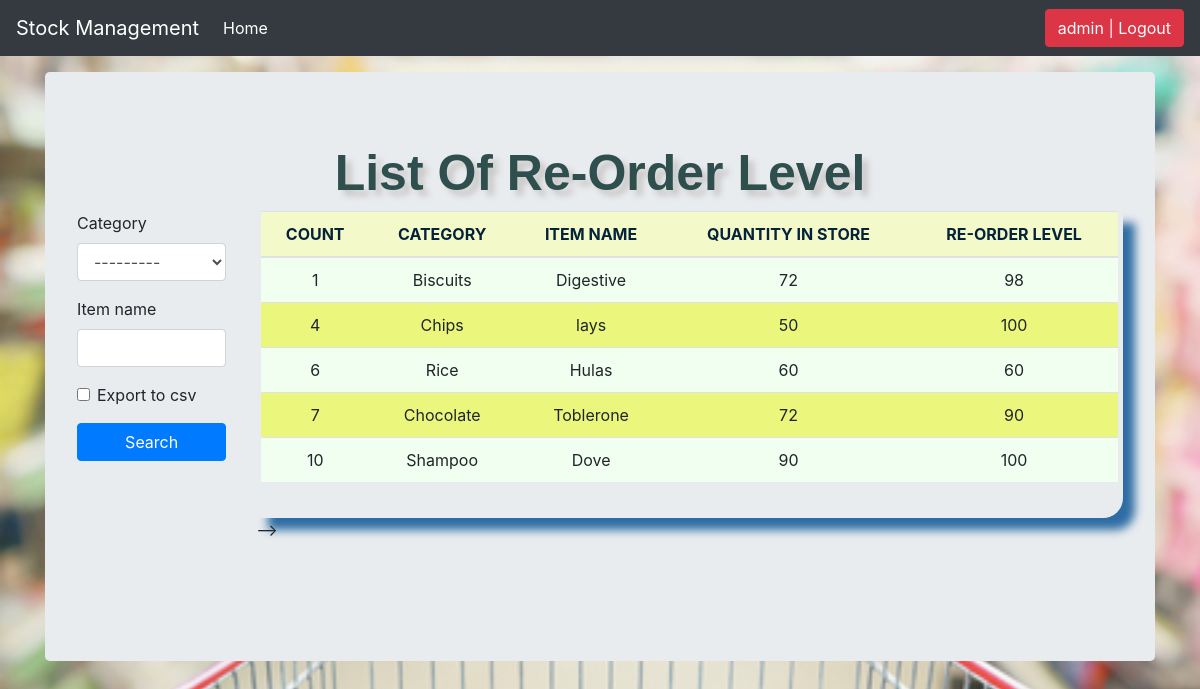
The app's page /re_level (signed in) with its own data.
### stockmanagement/models.py (models this page shows, shortened)
class Stock(models.Model):
	category = models.ForeignKey(Category, on_delete=models.CASCADE, blank=True)
	item_name = models.CharField(max_length=50, blank=True, null=True)
	quantity = models.IntegerField(default='0', blank=False, null=True)
	receive_quantity = models.IntegerField(default='0', blank=True, null=True)
	receive_by = models.CharField(max_length=50, blank=True, null=True)
	issue_quantity = models.IntegerField(default='0', blank=True, null=True)
	issue_by = models.CharField(max_length=50, blank=True, null=True)
	issue_to = models.CharField(max_length=50, blank=True, null=True)
	phone_number = models.CharField(max_length=50, blank=True, null=True)
	created_by = models.CharField(max_length=50, blank=True, null=True)
	reorder_level = models.IntegerField(default='0', blank=True, null=True)
	last_updated = models.DateTimeField(auto_now_add=False, auto_now=True)
	timestamp = models.DateTimeField(auto_now_add=True, auto_now=False)

class Category(models.Model):
	name = models.CharField(max_length=50, blank=True, null=True)
	def __str__(self):
		return self.name

### stockmanagement/views.py (the view, shortened to what this page needs)
# urls.py: path('re_level', views.re_level, name='re_level'),
@login_required
def re_level(request):
	header = 'List Of Re-Order Level'
	form = StockSearchForm(request.POST or None)
	queryset = Stock.objects.all()
	context = {
		"header": header,
		"queryset": queryset,
		"form": form,
	}
	form = StockSearchForm(request.POST or None)
	return render(request, "re_level.html", context)

### stockmanagement/forms.py
class StockSearchForm(forms.ModelForm):
    export_to_CSV = forms.BooleanField(required=False)
    class Meta:
        model = Stock
        fields = ['category', 'item_name']

### stockmanagement/templates/re_level.html (shortened to what this page needs)
{% load static %}
{% load crispy_forms_tags %}
<html lang="en">
  <head>
<link href="{% static 'css/stylesheet.css' %}" rel="stylesheet">
<link href="{% static 'css/bootstrap.min.css' %}" rel="stylesheet">
    <link href="{% static 'css/navbar-top-fixed.css' %}" rel="stylesheet">
  </head>
  <body>
    {% include 'navbar.html' %}
    <main role="main" class="container">
        <div class="jumbotron">
            <div class="header">{{header}}</div>
            <div class="row">
                <div class="col-sm-2">
                    <form method='POST' action=''>{% csrf_token %}
                        {{form|crispy}}
                        <input class="btn btn-primary mybutton" type="submit" value='Search'/>
                    </form>
                    <br><br>
                    <br>
                    </a><br><br>
                </div>
                <br>
                <div class="col-sm-10">
                    <div class="display_table">
                        <table class='table'>
                            <thead>
                            <tr>
                                <th>COUNT</th>
                                <th>CATEGORY</th>
                                <th>ITEM NAME</th>
                                <th>QUANTITY IN STORE</th>
                                <th>RE-ORDER LEVEL</th>
                            </tr>
                            </thead>
                            {% for instance in queryset %}
                           {% if instance.quantity <= instance.reorder_level %}
                            <tr>
                                <td>{{forloop.counter}}</td>
                                <td>{{instance.category}}</td>
                                <td>{{instance.item_name}}</td>
                                <td>{{instance.quantity}}
                                </td>
                                 <td>{{instance.reorder_level}}</td>
                            </tr>
                            {% endif %}
                             {% endfor %}
                        </table>
                        </div>   -->
                    </div>
                </div>
            </div>
    </main>
      </body>
</html>

### stockmanagement/templates/navbar.html (shortened to what this page needs)
{% load static %}
<nav class="navbar navbar-expand-md navbar-dark fixed-top bg-dark">
    <a class="navbar-brand" href="/">Stock Management</a>
    <div class="collapse navbar-collapse" id="navbarCollapse">
      <ul class="navbar-nav mr-auto">
        <li class="nav-item active">
          <a class="nav-link" href="/">Home <span class="sr-only">(current)</span></a>
        </li>
      </ul>
     <ul class="navbar-nav">
        {% if request.user.is_authenticated %}
        <li><a href="/accounts/logout"><button class="btn btn-danger">{{ user }} | Logout</button></a></li>
        {% else %}
        <li><a href="/accounts/login"><button class="btn btn-danger">{{ user }} | Login</button></a></li>
        {% endif %}
    </ul>
    </div>
  </nav>

### stockmanagement/static/css/stylesheet.css (style rules this page uses)
body { background-color: #b7e465; }
.table { font-size: 16px; text-align: center; width: 100%; margin: auto; }
.mybutton { width: 100%; }
.table tr:nth-child(odd) { background: #F0FFF0 }
.table tr:nth-child(even) { background: #EAF67C }
th { background-color: #F4F9CA; color:rgb(4,34,57) }
.display_table { border-bottom-right-radius: 20px; padding-left: 5px; padding-right: 5px; padding-bottom: 20px; box-shadow: 12px 12px 10px #2e6da4; }
.header { font-family: helvetica; color: #2F4F4F; font-size: 50px; text-align: center; width: 100%; text-shadow: 6px 6px 6px #c9c6c6; display: block; font-weight: bolder; }

### stockmanagement/static/css/navbar-top-fixed.css (style rules this page uses)
body { min-height: 85rem; padding-top: 4.5rem; }

### records on screen
Stock: category "Biscuits", item_name "Digestive", quantity "72", reorder_level "98"
Stock: category "Chips", item_name "lays", quantity "50", reorder_level "100"
Stock: category "Rice", item_name "Hulas", quantity "60", reorder_level "60"
Stock: category "Chocolate", item_name "Toblerone", quantity "72", reorder_level "90"
Stock: category "Shampoo", item_name "Dove", quantity "90", reorder_level "100"

### other values on screen
{{ user }} "admin"
{{ header }} "List Of Re-Order Level"
